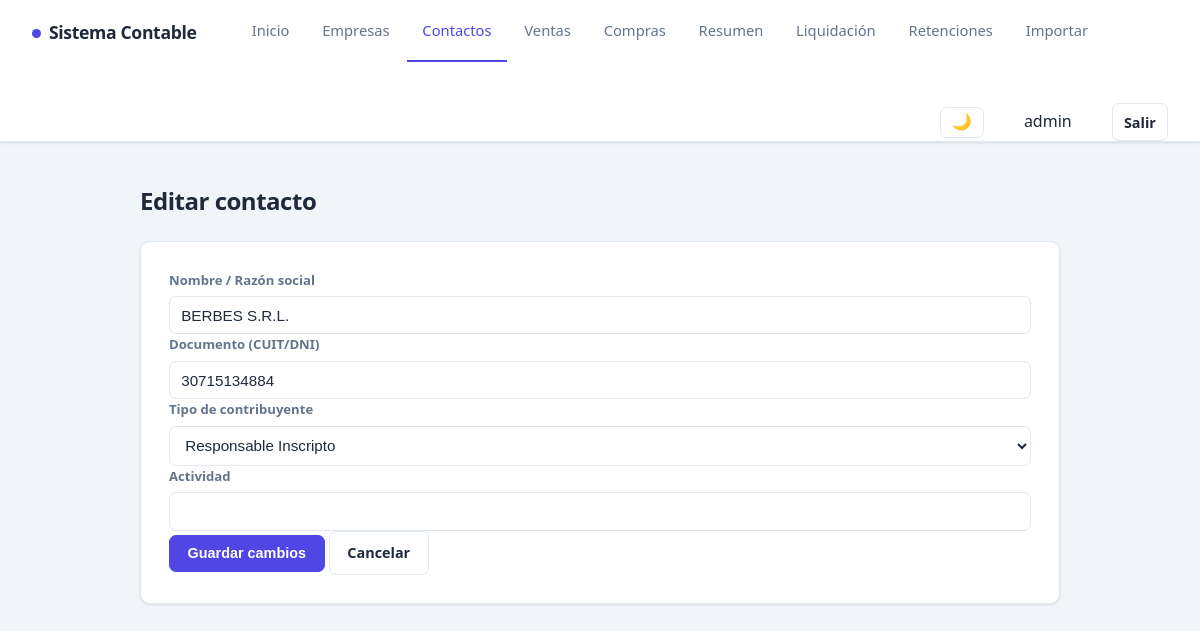
The app's page /editar.php?id=19 (signed in) with its own data.
### tables this page shows
CREATE TABLE contactos (
    id INTEGER PRIMARY KEY AUTOINCREMENT, nombre TEXT NOT NULL, documento TEXT UNIQUE,
    tipo_contribuyente TEXT NOT NULL, actividad TEXT, creado_en TEXT NOT NULL DEFAULT CURRENT_TIMESTAMP, usuario_id INTEGER);

### editar.php (the view, shortened to what this page needs)
<?php
require_once __DIR__ . '/config/db.php';
$id = filter_input(INPUT_GET, 'id', FILTER_VALIDATE_INT);
$errores = [];
if ($_SERVER['REQUEST_METHOD'] === 'POST') {
    $nombre    = trim($_POST['nombre'] ?? '');
    $documento = trim($_POST['documento'] ?? '');
    $tipo      = trim($_POST['tipo_contribuyente'] ?? '');
    $actividad = trim($_POST['actividad'] ?? '');
    if ($nombre === '') { $errores[] = 'El nombre es obligatorio.'; }
    if (!in_array($tipo, ['Responsable Inscripto', 'Monotributista', 'Exento', 'Consumidor Final'], true)) {
        $errores[] = 'Elegí un tipo de contribuyente.';
    }
    if (count($errores) === 0) {
        try {
            $sql = "UPDATE contactos
                       SET nombre = :nombre, documento = :documento,
                           tipo_contribuyente = :tipo, actividad = :actividad
                     WHERE id = :id";
            $pdo->prepare($sql)->execute([
                ':nombre'    => $nombre,
                ':documento' => $documento !== '' ? $documento : null,
                ':tipo'      => $tipo,
                ':actividad' => $actividad !== '' ? $actividad : null,
                ':id'        => $id,
            ]);
            header('Location: /contactos.php?msg=' . urlencode('Contacto actualizado.'));
            exit;
        } catch (PDOException $e) {
            $errores[] = $e->getCode() === '23000'
                ? 'Ya existe otro contacto con ese documento.'
                : 'Error al actualizar: ' . $e->getMessage();
        }
    }
    $contacto = ['nombre'=>$nombre, 'documento'=>$documento, 'tipo_contribuyente'=>$tipo, 'actividad'=>$actividad];
} else {
    $st = $pdo->prepare("SELECT * FROM contactos WHERE id = :id");
    $st->execute([':id' => $id]);
    $contacto = $st->fetch();
}
require __DIR__ . '/includes/header.php';
?>
<h2>Editar contacto</h2>
<form method="post" class="formulario">
    <label>Nombre / Razón social
        <input type="text" name="nombre" value="<?= htmlspecialchars($contacto['nombre']) ?>">
    </label>
    <label>Documento (CUIT/DNI)
        <input type="text" name="documento" value="<?= htmlspecialchars($contacto['documento'] ?? '') ?>">
    </label>
    <label>Tipo de contribuyente
        <select name="tipo_contribuyente">
            <option value="Responsable Inscripto" <?= $contacto['tipo_contribuyente'] === 'Responsable Inscripto' ? 'selected' : '' ?>>Responsable Inscripto</option>
        </select>
    </label>
    <label>Actividad
        <input type="text" name="actividad" value="<?= htmlspecialchars($contacto['actividad'] ?? '') ?>">
    </label>
    <button type="submit" class="btn btn-guardar">Guardar cambios</button>
    <a href="/contactos.php" class="btn">Cancelar</a>
</form>
<?php require __DIR__ . '/includes/footer.php'; ?>

### css/estilos.css (style rules this page uses)
:root { --acento: #4f46e5; --acento-oscuro: #4338ca; --acento-suave: #eef2ff; --texto: #1e293b; --texto-suave: #64748b; --borde: #e2e8f0; --fondo: #f1f5f9; --panel: #ffffff; --ok-bg: #dcfce7; --ok-tx: #166534; --err-bg: #fee2e2; --err-tx: #991b1b; --verde: #16a34a; --rojo: #dc2626; --cian: #0891b2; --sombra: 0 1px 3px rgba(15,23,42,.08), 0 1px 2px rgba(15,23,42,.04); --sombra-hover: 0 8px 24px rgba(15,23,42,.10); --radio: 10px; }
* { margin: 0; padding: 0; box-sizing: border-box; }
body { font-family: system-ui, -apple-system, "Segoe UI", Roboto, sans-serif; background: var(--fondo); color: var(--texto); line-height: 1.6; }
h2 { font-size: 1.5rem; font-weight: 700; letter-spacing: -.02em; margin-bottom: 1.25rem; }
.formulario { background: var(--panel); border: 1px solid var(--borde); padding: 1.75rem; border-radius: var(--radio); box-shadow: var(--sombra); margin-bottom: 2rem; }
.formulario label { display: block; margin-bottom: 0; font-weight: 600; font-size: .82rem; color: var(--texto-suave); }
.formulario input, .formulario select { display: block; width: 100%; margin-top: .35rem; padding: .6rem .7rem; border: 1px solid var(--borde); border-radius: 7px; font-size: .95rem; font-weight: 400; color: var(--texto); background: #fff; transition: border-color .15s, box-shadow .15s; }
.btn { padding: .6rem 1.1rem; border: 1px solid var(--borde); border-radius: 7px; cursor: pointer; font-size: .9rem; font-weight: 600; text-decoration: none; display: inline-block; background: #fff; color: var(--texto); transition: background .15s, box-shadow .15s, transform .1s; }
.btn-guardar { background: var(--acento); color: #fff; border-color: var(--acento); }

### records on screen
contactos: nombre "BERBES S.R.L.", documento "30715134884", tipo_contribuyente "Responsable Inscripto"

### other values on screen
usuarioNombre() "admin"
